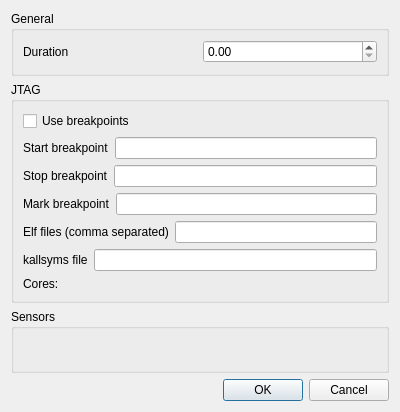
<?xml version="1.0" encoding="UTF-8"?>
<ui version="4.0">
 <class>ProfileDialog</class>
 <widget class="QDialog" name="ProfileDialog">
  <property name="geometry">
   <rect>
    <x>0</x>
    <y>0</y>
    <width>400</width>
    <height>412</height>
   </rect>
  </property>
  <property name="windowTitle">
   <string>Dialog</string>
  </property>
  <layout class="QGridLayout" name="gridLayout">
   <item row="0" column="0">
    <widget class="QGroupBox" name="generalGroupBox">
     <property name="title">
      <string>General</string>
     </property>
     <layout class="QVBoxLayout" name="verticalLayout_2">
      <item>
       <layout class="QHBoxLayout" name="horizontalLayout">
        <item>
         <widget class="QLabel" name="label">
          <property name="text">
           <string>Duration</string>
          </property>
         </widget>
        </item>
        <item>
         <widget class="QDoubleSpinBox" name="periodSpinBox">
          <property name="maximum">
           <double>1000000000000.000000000000000</double>
          </property>
         </widget>
        </item>
       </layout>
      </item>
     </layout>
    </widget>
   </item>
   <item row="3" column="0">
    <widget class="QDialogButtonBox" name="buttonBox">
     <property name="orientation">
      <enum>Qt::Horizontal</enum>
     </property>
     <property name="standardButtons">
      <set>QDialogButtonBox::Cancel|QDialogButtonBox::Ok</set>
     </property>
    </widget>
   </item>
   <item row="1" column="0">
    <widget class="QGroupBox" name="jtagGroupBox">
     <property name="title">
      <string>JTAG</string>
     </property>
     <layout class="QVBoxLayout" name="verticalLayout_3">
      <item>
       <widget class="QCheckBox" name="bpCheckBox">
        <property name="text">
         <string>Use breakpoints</string>
        </property>
       </widget>
      </item>
      <item>
       <layout class="QHBoxLayout" name="horizontalLayout_2">
        <item>
         <widget class="QLabel" name="label_2">
          <property name="text">
           <string>Start breakpoint</string>
          </property>
         </widget>
        </item>
        <item>
         <widget class="QLineEdit" name="startEdit"/>
        </item>
       </layout>
      </item>
      <item>
       <layout class="QHBoxLayout" name="horizontalLayout_3">
        <item>
         <widget class="QLabel" name="label_3">
          <property name="text">
           <string>Stop breakpoint</string>
          </property>
         </widget>
        </item>
        <item>
         <widget class="QLineEdit" name="stopEdit"/>
        </item>
       </layout>
      </item>
      <item>
       <layout class="QHBoxLayout" name="horizontalLayout_6">
        <item>
         <widget class="QLabel" name="label_4">
          <property name="text">
           <string>Mark breakpoint</string>
          </property>
         </widget>
        </item>
        <item>
         <widget class="QLineEdit" name="markEdit"/>
        </item>
       </layout>
      </item>
      <item>
       <layout class="QHBoxLayout" name="horizontalLayout_4">
        <item>
         <widget class="QLabel" name="label_6">
          <property name="text">
           <string>Elf files (comma separated)</string>
          </property>
         </widget>
        </item>
        <item>
         <widget class="QLineEdit" name="elfEdit"/>
        </item>
       </layout>
      </item>
      <item>
       <layout class="QHBoxLayout" name="horizontalLayout_5">
        <item>
         <widget class="QLabel" name="label_7">
          <property name="text">
           <string>kallsyms file</string>
          </property>
         </widget>
        </item>
        <item>
         <widget class="QLineEdit" name="kallsymsEdit"/>
        </item>
       </layout>
      </item>
      <item>
       <widget class="QLabel" name="coreLabel">
        <property name="text">
         <string>Cores:</string>
        </property>
       </widget>
      </item>
      <item>
       <layout class="QHBoxLayout" name="coreLayout"/>
      </item>
     </layout>
    </widget>
   </item>
   <item row="2" column="0">
    <widget class="QGroupBox" name="sensorGroupBox">
     <property name="title">
      <string>Sensors</string>
     </property>
     <layout class="QVBoxLayout" name="sensorGroupBoxLayout"/>
    </widget>
   </item>
  </layout>
 </widget>
 <resources/>
 <connections>
  <connection>
   <sender>buttonBox</sender>
   <signal>accepted()</signal>
   <receiver>ProfileDialog</receiver>
   <slot>accept()</slot>
   <hints>
    <hint type="sourcelabel">
     <x>248</x>
     <y>254</y>
    </hint>
    <hint type="destinationlabel">
     <x>157</x>
     <y>274</y>
    </hint>
   </hints>
  </connection>
  <connection>
   <sender>buttonBox</sender>
   <signal>rejected()</signal>
   <receiver>ProfileDialog</receiver>
   <slot>reject()</slot>
   <hints>
    <hint type="sourcelabel">
     <x>316</x>
     <y>260</y>
    </hint>
    <hint type="destinationlabel">
     <x>286</x>
     <y>274</y>
    </hint>
   </hints>
  </connection>
 </connections>
</ui>
